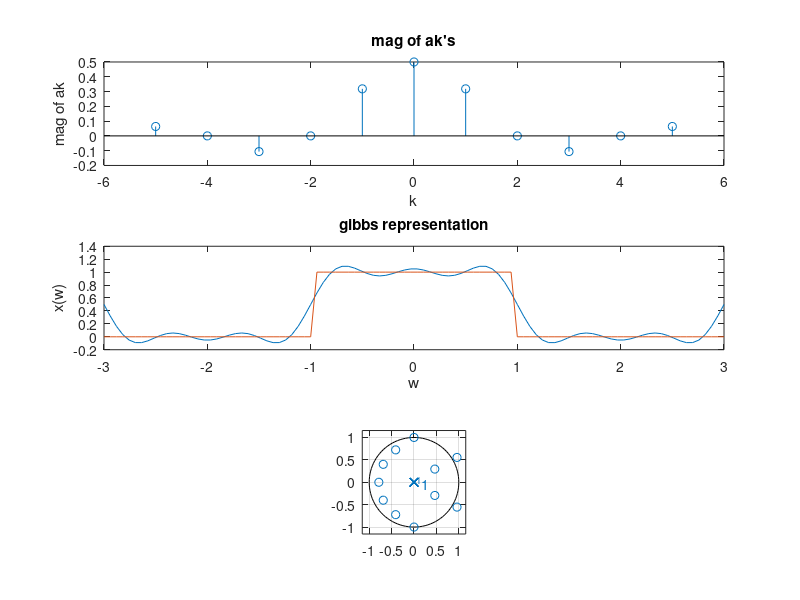

MATLAB code for this plot:
clc;clear;close all;
k=-5:5;
#taken T =1
a=sin(k.*pi*1./2)./(pi.*k);#obtained ak's by formula 
a(k==0)=0.5;
subplot(3,1,1)
stem(k,a);
title("mag of ak's")
xlabel("k")
ylabel('mag of ak')
t=linspace(-3,3,100);
x=zeros(1,100);#original signal
x(t>-1 & t<1)=1;
s=zeros(1,length(t));
i=1;
for m=1:length(k)
 y=a(m).*exp((j.*k(m)*t*pi)./2);#by analysis formula
 s=s+y;
 i++;
endfor
subplot(3,1,2)
plot(t,s)
xlabel("w")
ylabel('x(w)')
title("gibbs representation")
hold on
plot(t,x) 
subplot(3,1,3)
zplane([0.5,a],[1])